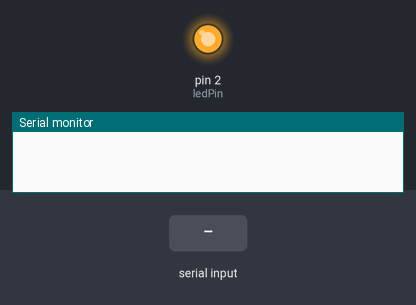
Simulated run of this sketch. Board: Arduino Uno, built with avr-gcc and run on an emulated ATmega328P. On the bench: output pins drawn as LEDs (lit = HIGH), the last lines printed to the serial monitor. The test bench sets the inputs (shaded band).

Above: at 1.2 s.
1.3 s: "2\n" received over Serial
At 1.8 s:
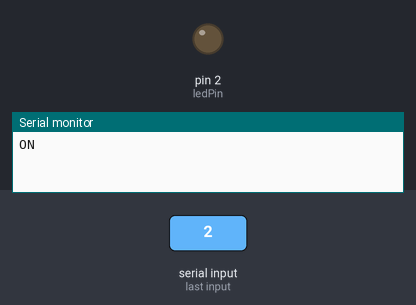
2.8 s: "1\n" received over Serial
At 4.2 s:
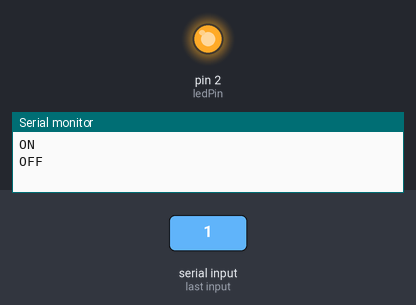
Timing chart, 0 to 5.8 s (numbered marks = the images above; inputs shaded):
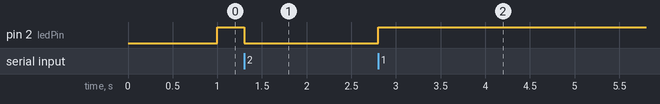

The sketch:

BT_Serial_LED.ino
```cpp
int ledPin = 2;
int data = 0;
boolean state = false;

void setup() {

  Serial.begin(9600);

  pinMode(ledPin, OUTPUT);
}


void loop() {
  data=Serial.parseInt();
  if(data==2){
    state=true;
    Serial.println("ON");
  }else if(data==1){
    state=false;
    Serial.println("OFF");
  }
  if(state){
    digitalWrite(ledPin,LOW);
  }else{
     digitalWrite(ledPin,HIGH);
  }

  //Serial.println(data);
  delay(10);
}
```

Measured:
- after the input at 1.3 s, pin 2 (ledPin): HIGH → LOW at once
- after the input at 2.8 s, pin 2 (ledPin): LOW → HIGH at once
